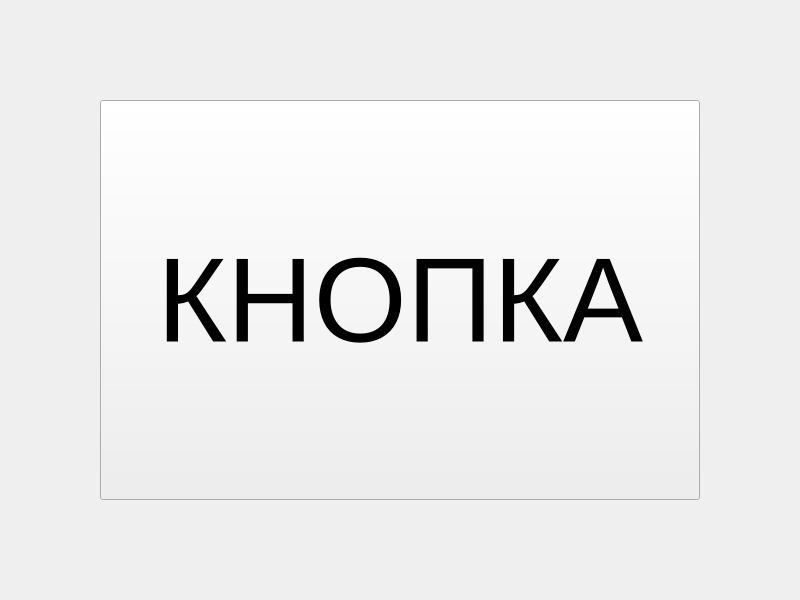
<?xml version="1.0" encoding="UTF-8"?>
<ui version="4.0">
 <class>MainWindow</class>
 <widget class="QMainWindow" name="MainWindow">
  <property name="geometry">
   <rect>
    <x>0</x>
    <y>0</y>
    <width>800</width>
    <height>600</height>
   </rect>
  </property>
  <property name="windowTitle">
   <string>КНОПКА</string>
  </property>
  <widget class="QWidget" name="centralwidget">
   <layout class="QVBoxLayout" name="verticalLayout">
    <property name="spacing">
     <number>0</number>
    </property>
    <property name="leftMargin">
     <number>100</number>
    </property>
    <property name="topMargin">
     <number>100</number>
    </property>
    <property name="rightMargin">
     <number>100</number>
    </property>
    <property name="bottomMargin">
     <number>100</number>
    </property>
    <item>
     <widget class="QPushButton" name="btn">
      <property name="sizePolicy">
       <sizepolicy hsizetype="Minimum" vsizetype="Minimum">
        <horstretch>0</horstretch>
        <verstretch>0</verstretch>
       </sizepolicy>
      </property>
      <property name="font">
       <font>
        <pointsize>90</pointsize>
       </font>
      </property>
      <property name="text">
       <string>КНОПКА</string>
      </property>
     </widget>
    </item>
   </layout>
  </widget>
 </widget>
 <resources/>
 <connections/>
</ui>
